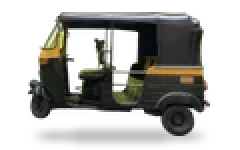
#> input picture packages/design_system/assets/vehicles/photo/auto.webp, 120 x 75 px, given in place of economy.png, which was not available (shown 2 times larger)
$ python sheet.py ../../../packages/design_system/assets/vehicles/photo ../../../packages/design_system/assets/vehicles/photo/bike.webp
#> lines starting #> are read from the running program, lines starting #| are printed output that depends on the picture; pictures that were not available may be replaced by others from this repository, and a replacement may not be noted
import sys
from PIL import Image
src, out = sys.argv[1], sys.argv[2]
kinds = ['economy','comfort','xl','premium','driver']
cw, ch = 512, 320
sheet = Image.new('RGBA', (cw*2 + 2*140, ch*5), (0,0,0,255))
for bi, bg in enumerate([(0x17,0x18,0x1B,255), (255,255,255,255)]):
    x0 = bi*(cw+140)
    panel = Image.new('RGBA', (cw+140, ch*5), bg)
    for i, k in enumerate(kinds):
        im = Image.open(f'{src}/{k}.png').convert('RGBA')
#> im is the input picture: PIL image 120x75 RGBA; mean R, G, B, A 41.4, 41.4, 35.5, 99.1
        panel.alpha_composite(im, (0, i*ch))
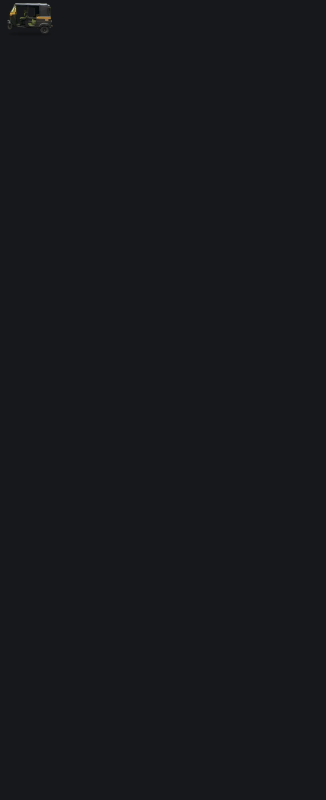
#> panel: PIL image 652x1600 RGBA (shown at 1/2 size); mean R, G, B, A 23.1, 24.1, 27.1, 255
        th = im.resize((64, 40), Image.LANCZOS)
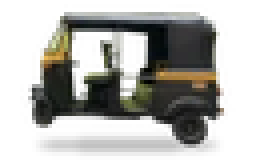
#> th: PIL image 64x40 RGBA (shown 4 times larger); mean R, G, B, A 32.2, 31.9, 26.5, 99.1; transparent parts drawn white
        panel.alpha_composite(th, (cw+30, i*ch + 140))
#> (the run stopped early here; a loop or call above may not have finished)

$ run again, on packages/design_system/assets/vehicles/photo/economy.webp
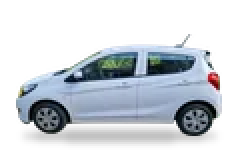
#> input picture packages/design_system/assets/vehicles/photo/economy.webp, 120 x 75 px, given in place of economy.png, which was not available (shown 2 times larger)
#> im is the input picture: PIL image 120x75 RGBA; mean R, G, B, A 63.3, 69.9, 76.3, 100.8
#> `panel.alpha_composite(im, (0, i*ch))`:
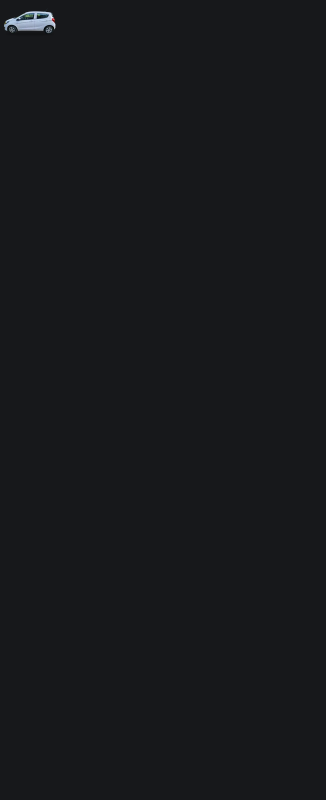
#> panel: PIL image 652x1600 RGBA (shown at 1/2 size); mean R, G, B, A 23.3, 24.4, 27.4, 255
#> `th = im.resize((64, 40), Image.LANCZOS)`:
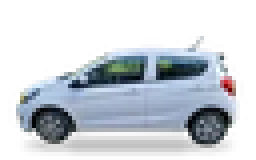
#> th: PIL image 64x40 RGBA (shown 4 times larger); mean R, G, B, A 57.8, 63.9, 71.1, 100.7; transparent parts drawn white
